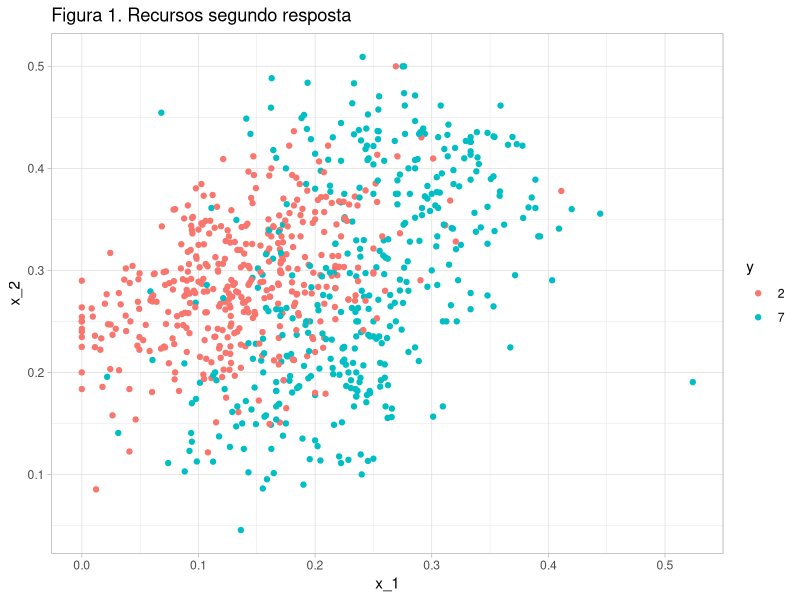

Generate this figure with R: (Note: this script raises an error after producing the figure.)
## ---- chunk 1
knitr::opts_chunk$set(echo = TRUE)
## ---- chunk 2

# limpar variáveis
rm(list = ls())

# pacotes
library(tidyverse)
library(dslabs)

# dados
data("mnist_27")
train <- mnist_27$train
teste <- mnist_27$test

# gráfico de dispersão
train %>% 
  ggplot2::ggplot(ggplot2::aes(x_1, x_2, colour = y)) + 
  ggplot2::geom_point() +
  ggplot2::ggtitle("Figura 1. Recursos segundo resposta") +
  ggplot2::theme_light()


## ---- chunk 3
prop.table(table(train$y)) %>% 
  knitr::kable(col.names = c("y", "proporção"), caption = "Distribuição do conjunto train segundo níveis do fator y") 
## ---- chunk 4
library(caret)

# prever
knn_ajust_train <- caret::knn3(y ~ ., data = train, k = 5)
y_prevtrain_knn <- predict(knn_ajust_train, train, type = "class")

# avaliar: precisão geral
confusionMatrix(y_prevtrain_knn, train$y)$overall["Accuracy"] %>% round(2)

## ---- chunk 5
# prever
knn_ajust_teste <- caret::knn3(y ~ ., data = teste, k = 5)
y_prevteste_knn <- predict(knn_ajust_teste, teste, type = "class")

# avalar
confusionMatrix(y_prevteste_knn, teste$y)$overall["Accuracy"] %>% round(2)

## ---- chunk 6
knitr::include_graphics(path = "figura_validacao_cruzada_otimizacao_modelo.png")
## ---- chunk 7
knitr::include_graphics(path = "figura_validacao_cruzada_validacao.png")
